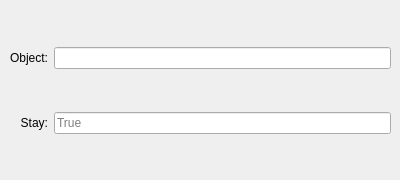
   <widget class="QWidget" name="FadeOut">
    <widget class="QWidget" name="gridLayoutWidget_19">
     <property name="geometry">
      <rect>
       <x>10</x>
       <y>10</y>
       <width>381</width>
       <height>161</height>
      </rect>
     </property>
     <layout class="QGridLayout" name="gridFadeOut">
      <item row="0" column="1">
       <widget class="QLineEdit" name="FadeOut_mobject">
        <property name="alignment">
         <set>Qt::AlignLeading|Qt::AlignLeft|Qt::AlignVCenter</set>
        </property>
        <property name="placeholderText">
         <string/>
        </property>
       </widget>
      </item>
      <item row="1" column="1">
       <widget class="QLineEdit" name="FadeOut_remover">
        <property name="alignment">
         <set>Qt::AlignLeading|Qt::AlignLeft|Qt::AlignVCenter</set>
        </property>
        <property name="placeholderText">
         <string>True</string>
        </property>
       </widget>
      </item>
      <item row="0" column="0">
       <widget class="QLabel" name="label_12">
        <property name="text">
         <string>Object:</string>
        </property>
        <property name="alignment">
         <set>Qt::AlignRight|Qt::AlignTrailing|Qt::AlignVCenter</set>
        </property>
       </widget>
      </item>
      <item row="1" column="0">
       <widget class="QLabel" name="label_13">
        <property name="text">
         <string>Stay:</string>
        </property>
        <property name="alignment">
         <set>Qt::AlignRight|Qt::AlignTrailing|Qt::AlignVCenter</set>
        </property>
       </widget>
      </item>
     </layout>
    </widget>
   </widget>
